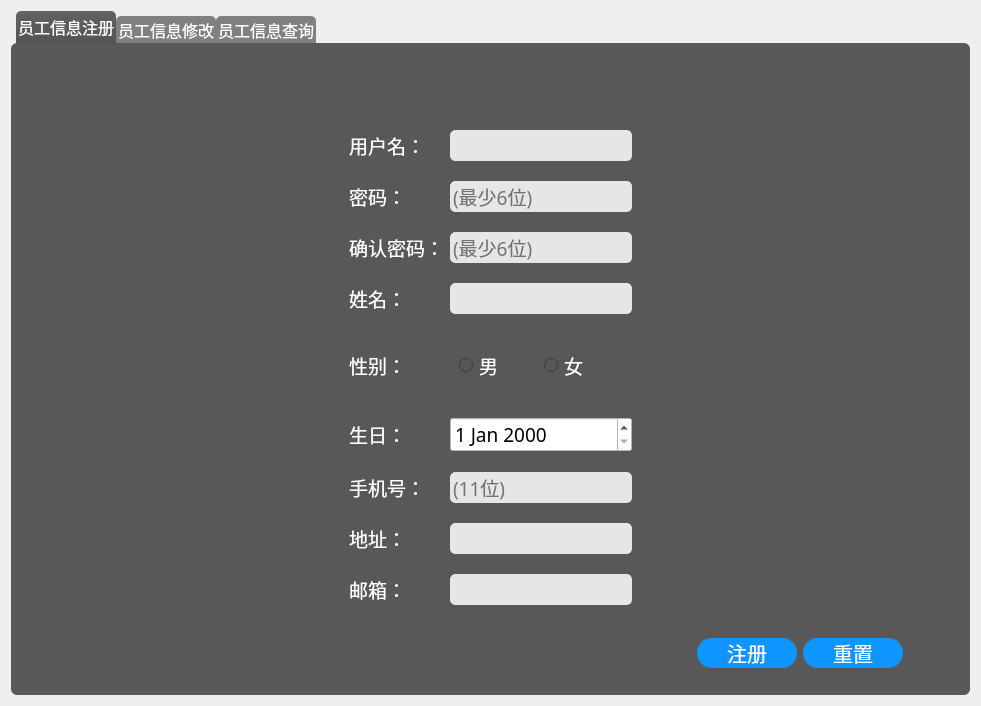
<?xml version="1.0" encoding="UTF-8"?>
<ui version="4.0">
 <class>KEmployeeWidget</class>
 <widget class="QWidget" name="KEmployeeWidget">
  <property name="geometry">
   <rect>
    <x>0</x>
    <y>0</y>
    <width>981</width>
    <height>676</height>
   </rect>
  </property>
  <property name="minimumSize">
   <size>
    <width>0</width>
    <height>0</height>
   </size>
  </property>
  <property name="windowTitle">
   <string>Form</string>
  </property>
  <layout class="QVBoxLayout" name="verticalLayout_5">
   <item>
    <widget class="QTabWidget" name="tabWidget">
     <property name="font">
      <font>
       <family>微软雅黑</family>
       <pointsize>12</pointsize>
      </font>
     </property>
     <property name="styleSheet">
      <string notr="true">
/*QTabWidget*/
QTabWidget::pane{
border:none;
}

QTabWidget::tab-bar {
     left: 5px;
}

QTabBar::tab {
     background: gray;
     /*border: 2px solid #C4C4C3;*/
     border-bottom-color: #C2C7CB;
     border-top-left-radius: 5px;
     border-top-right-radius: 5px;
     min-width: 80px;
	 min-height: 20px;
     padding: 2px;
	 color:white
 }

QTabWidget
{
	border-color:white;
}

QTabBar::tab:selected{
    background:qlineargradient(spread:pad,x1:0,y1:0,x2:0,y2:1,stop:0 #626262,stop:1 #545454);
}

QTabBar::tab:!selected{
    margin-top:5px;
}
/*下属界面*/
#tab,#tab_2,#tab_3{
    /*background:qlineargradient(spread:pad,x1:0,y1:0,x2:0,y2:1,stop:0 #626262,stop:1 #545454);*/
	
	background-color: rgb(88, 88, 88);
    border-radius:6px;
}



</string>
     </property>
     <property name="currentIndex">
      <number>0</number>
     </property>
     <widget class="QWidget" name="tab">
      <attribute name="title">
       <string>员工信息注册</string>
      </attribute>
      <layout class="QHBoxLayout" name="horizontalLayout_8" stretch="0">
       <item>
        <widget class="QWidget" name="widget_10" native="true">
         <property name="styleSheet">
          <string notr="true">QWidget
{
	background-color:rgb(88,88,88);
	color:white;
}

QLineEdit
{
	border: 1px solid rgb(230,230,230);
	border-radius: 5px;
	background: rgb(230,230,230);
	selection-background-color: darkgray;
	color:black;
}

QDateEdit
{
	color:black;
	background-color:white
}</string>
         </property>
         <layout class="QVBoxLayout" name="verticalLayout">
          <item>
           <spacer name="verticalSpacer">
            <property name="orientation">
             <enum>Qt::Vertical</enum>
            </property>
            <property name="sizeType">
             <enum>QSizePolicy::Fixed</enum>
            </property>
            <property name="sizeHint" stdset="0">
             <size>
              <width>20</width>
              <height>51</height>
             </size>
            </property>
           </spacer>
          </item>
          <item>
           <widget class="QWidget" name="widget_3" native="true">
            <property name="minimumSize">
             <size>
              <width>0</width>
              <height>0</height>
             </size>
            </property>
            <layout class="QHBoxLayout" name="horizontalLayout_3" stretch="1,1,1">
             <item>
              <spacer name="horizontalSpacer_2">
               <property name="orientation">
                <enum>Qt::Horizontal</enum>
               </property>
               <property name="sizeHint" stdset="0">
                <size>
                 <width>40</width>
                 <height>20</height>
                </size>
               </property>
              </spacer>
             </item>
             <item>
              <widget class="QWidget" name="widget_6" native="true">
               <property name="sizePolicy">
                <sizepolicy hsizetype="Preferred" vsizetype="Preferred">
                 <horstretch>0</horstretch>
                 <verstretch>0</verstretch>
                </sizepolicy>
               </property>
               <property name="minimumSize">
                <size>
                 <width>0</width>
                 <height>0</height>
                </size>
               </property>
               <layout class="QGridLayout" name="gridLayout" rowstretch="1,1,1,1,1,1,1,1,1">
                <property name="verticalSpacing">
                 <number>20</number>
                </property>
                <item row="4" column="1">
                 <widget class="QWidget" name="widget" native="true">
                  <layout class="QHBoxLayout" name="horizontalLayout">
                   <item>
                    <widget class="QRadioButton" name="radioButtonRegisterMale">
                     <property name="font">
                      <font>
                       <family>微软雅黑</family>
                       <pointsize>14</pointsize>
                      </font>
                     </property>
                     <property name="text">
                      <string>男</string>
                     </property>
                    </widget>
                   </item>
                   <item>
                    <widget class="QRadioButton" name="radioButtonRegisterFemale">
                     <property name="font">
                      <font>
                       <family>微软雅黑</family>
                       <pointsize>14</pointsize>
                      </font>
                     </property>
                     <property name="text">
                      <string>女</string>
                     </property>
                    </widget>
                   </item>
                  </layout>
                 </widget>
                </item>
                <item row="7" column="0">
                 <widget class="QLabel" name="label_8">
                  <property name="font">
                   <font>
                    <family>微软雅黑</family>
                    <pointsize>14</pointsize>
                   </font>
                  </property>
                  <property name="text">
                   <string>地址：</string>
                  </property>
                 </widget>
                </item>
                <item row="1" column="0">
                 <widget class="QLabel" name="label_2">
                  <property name="font">
                   <font>
                    <family>微软雅黑</family>
                    <pointsize>14</pointsize>
                   </font>
                  </property>
                  <property name="text">
                   <string>密码：</string>
                  </property>
                 </widget>
                </item>
                <item row="2" column="1">
                 <widget class="QLineEdit" name="lineEditRegisterPasswordTwo">
                  <property name="font">
                   <font>
                    <family>微软雅黑</family>
                    <pointsize>14</pointsize>
                   </font>
                  </property>
                  <property name="echoMode">
                   <enum>QLineEdit::Password</enum>
                  </property>
                  <property name="placeholderText">
                   <string>(最少6位)</string>
                  </property>
                 </widget>
                </item>
                <item row="0" column="0">
                 <widget class="QLabel" name="label">
                  <property name="font">
                   <font>
                    <family>微软雅黑</family>
                    <pointsize>14</pointsize>
                   </font>
                  </property>
                  <property name="text">
                   <string>用户名：</string>
                  </property>
                 </widget>
                </item>
                <item row="3" column="1">
                 <widget class="QLineEdit" name="lineEditRegisterName">
                  <property name="font">
                   <font>
                    <family>微软雅黑</family>
                    <pointsize>14</pointsize>
                   </font>
                  </property>
                 </widget>
                </item>
                <item row="3" column="0">
                 <widget class="QLabel" name="label_4">
                  <property name="font">
                   <font>
                    <family>微软雅黑</family>
                    <pointsize>14</pointsize>
                   </font>
                  </property>
                  <property name="text">
                   <string>姓名：</string>
                  </property>
                 </widget>
                </item>
                <item row="0" column="1">
                 <widget class="QLineEdit" name="lineEditRegisterUserName">
                  <property name="font">
                   <font>
                    <family>微软雅黑</family>
                    <pointsize>14</pointsize>
                   </font>
                  </property>
                 </widget>
                </item>
                <item row="2" column="0">
                 <widget class="QLabel" name="label_3">
                  <property name="font">
                   <font>
                    <family>微软雅黑</family>
                    <pointsize>14</pointsize>
                   </font>
                  </property>
                  <property name="text">
                   <string>确认密码：</string>
                  </property>
                 </widget>
                </item>
                <item row="1" column="1">
                 <widget class="QLineEdit" name="lineEditRegisterPasswordOne">
                  <property name="font">
                   <font>
                    <family>微软雅黑</family>
                    <pointsize>14</pointsize>
                   </font>
                  </property>
                  <property name="echoMode">
                   <enum>QLineEdit::Password</enum>
                  </property>
                  <property name="placeholderText">
                   <string>(最少6位)</string>
                  </property>
                 </widget>
                </item>
                <item row="6" column="0">
                 <widget class="QLabel" name="label_5">
                  <property name="font">
                   <font>
                    <family>微软雅黑</family>
                    <pointsize>14</pointsize>
                   </font>
                  </property>
                  <property name="text">
                   <string>手机号：</string>
                  </property>
                 </widget>
                </item>
                <item row="7" column="1">
                 <widget class="QLineEdit" name="lineEditRegisterAdress">
                  <property name="font">
                   <font>
                    <family>微软雅黑</family>
                    <pointsize>14</pointsize>
                   </font>
                  </property>
                 </widget>
                </item>
                <item row="5" column="1">
                 <widget class="QDateEdit" name="dateEditRegisterBirthday">
                  <property name="font">
                   <font>
                    <family>微软雅黑</family>
                    <pointsize>14</pointsize>
                   </font>
                  </property>
                  <property name="styleSheet">
                   <string notr="true">QCalendarWidget QTableView 
{
	font: 10pt &quot;微软雅黑&quot;;
	color:black;
    alternate-background-color: rgb(200,200,200);	
	background-color: rgb(255,255,255); 
}

QToolButton#qt_calendar_monthbutton,#qt_calendar_yearbutton
{
	background-color: rgb(51,51,51); 
	color: rgb(255,255,255); 
	font: 10pt &quot;微软雅黑&quot;;
}


QSpinBox
{
	background-color: rgb(51,51,51); 
	color: rgb(255,255,255); 
	font: 10pt &quot;微软雅黑&quot;;
	border:0px;
}

QCalendarWidget QWidget#qt_calendar_navigationbar
{
	background-color: rgb(51,51,51); 
}

QToolButton
{
	background-color: rgb(51,51,51); 
}

QCalendarWidget QAbstractItemView:disabled { color: rgb(120,120,120); }</string>
                  </property>
                 </widget>
                </item>
                <item row="4" column="0">
                 <widget class="QLabel" name="label_6">
                  <property name="font">
                   <font>
                    <family>微软雅黑</family>
                    <pointsize>14</pointsize>
                   </font>
                  </property>
                  <property name="text">
                   <string>性别：</string>
                  </property>
                 </widget>
                </item>
                <item row="5" column="0">
                 <widget class="QLabel" name="label_7">
                  <property name="font">
                   <font>
                    <family>微软雅黑</family>
                    <pointsize>14</pointsize>
                   </font>
                  </property>
                  <property name="text">
                   <string>生日：</string>
                  </property>
                 </widget>
                </item>
                <item row="8" column="0">
                 <widget class="QLabel" name="label_9">
                  <property name="font">
                   <font>
                    <family>微软雅黑</family>
                    <pointsize>14</pointsize>
                   </font>
                  </property>
                  <property name="text">
                   <string>邮箱：</string>
                  </property>
                 </widget>
                </item>
                <item row="6" column="1">
                 <widget class="QLineEdit" name="lineEditRegisterPhoneNumber">
                  <property name="font">
                   <font>
                    <family>微软雅黑</family>
                    <pointsize>14</pointsize>
                   </font>
                  </property>
                  <property name="placeholderText">
                   <string>(11位)</string>
                  </property>
                 </widget>
                </item>
                <item row="8" column="1">
                 <widget class="QLineEdit" name="lineEditRegisterEMail">
                  <property name="font">
                   <font>
                    <family>微软雅黑</family>
                    <pointsize>14</pointsize>
                   </font>
                  </property>
                 </widget>
                </item>
               </layout>
              </widget>
             </item>
             <item>
              <spacer name="horizontalSpacer_3">
               <property name="orientation">
                <enum>Qt::Horizontal</enum>
               </property>
               <property name="sizeHint" stdset="0">
                <size>
                 <width>40</width>
                 <height>20</height>
                </size>
               </property>
              </spacer>
             </item>
            </layout>
           </widget>
          </item>
          <item alignment="Qt::AlignRight">
           <widget class="QWidget" name="widget_2" native="true">
            <layout class="QHBoxLayout" name="horizontalLayout_2">
             <item>
              <widget class="QPushButton" name="pushButtonRegister">
               <property name="minimumSize">
                <size>
                 <width>100</width>
                 <height>0</height>
                </size>
               </property>
               <property name="font">
                <font>
                 <family>Microsoft Yahei</family>
                 <pointsize>-1</pointsize>
                 <weight>50</weight>
                 <italic>false</italic>
                 <bold>false</bold>
                </font>
               </property>
               <property name="styleSheet">
                <string notr="true">QPushButton
{
    font-family:Microsoft Yahei;
    font:20px;
    color:white;
    background-color:rgb(14 , 150 , 254);
    border-radius:15px;
    height:30px;
    width:30px;
}

QPushButton:hover
{
    background-color:rgb(44 , 137 , 255);
}

QPushButton:pressed
{
    background-color:rgb(14 , 135 , 228);
    padding-left:3px;
    padding-top:3px;
}
</string>
               </property>
               <property name="text">
                <string>注册</string>
               </property>
              </widget>
             </item>
             <item>
              <widget class="QPushButton" name="pushButtonRegisterClean">
               <property name="minimumSize">
                <size>
                 <width>100</width>
                 <height>0</height>
                </size>
               </property>
               <property name="font">
                <font>
                 <family>Microsoft Yahei</family>
                 <pointsize>-1</pointsize>
                 <weight>50</weight>
                 <italic>false</italic>
                 <bold>false</bold>
                </font>
               </property>
               <property name="styleSheet">
                <string notr="true">QPushButton
{
    font-family:Microsoft Yahei;
    font:20px;
    color:white;
    background-color:rgb(14 , 150 , 254);
    border-radius:15px;
    height:30px;
    width:30px;
}

QPushButton:hover
{
    background-color:rgb(44 , 137 , 255);
}

QPushButton:pressed
{
    background-color:rgb(14 , 135 , 228);
    padding-left:3px;
    padding-top:3px;
}
</string>
               </property>
               <property name="text">
                <string>重置</string>
               </property>
              </widget>
             </item>
             <item>
              <spacer name="horizontalSpacer">
               <property name="orientation">
                <enum>Qt::Horizontal</enum>
               </property>
               <property name="sizeHint" stdset="0">
                <size>
                 <width>40</width>
                 <height>20</height>
                </size>
               </property>
              </spacer>
             </item>
            </layout>
           </widget>
          </item>
         </layout>
        </widget>
       </item>
      </layout>
     </widget>
     <widget class="QWidget" name="tab_2">
      <attribute name="title">
       <string>员工信息修改</string>
      </attribute>
      <layout class="QHBoxLayout" name="horizontalLayout_9" stretch="0">
       <item>
        <widget class="QWidget" name="widget_11" native="true">
         <property name="styleSheet">
          <string notr="true">QWidget
{
	background-color:rgb(88,88,88);
	color:white;
}

QLineEdit
{
	border: 1px solid rgb(230,230,230);
	border-radius: 5px;
	background: rgb(230,230,230);
	selection-background-color: darkgray;
	color:black;
}

QDateEdit
{
	color:black;
	background-color:white
}

QComboBox
{
	color:black;
	background-color:white
}</string>
         </property>
         <layout class="QVBoxLayout" name="verticalLayout_2">
          <item alignment="Qt::AlignLeft">
           <widget class="QWidget" name="widget_9" native="true">
            <property name="minimumSize">
             <size>
              <width>0</width>
              <height>51</height>
             </size>
            </property>
            <property name="maximumSize">
             <size>
              <width>16777215</width>
              <height>51</height>
             </size>
            </property>
            <layout class="QHBoxLayout" name="horizontalLayout_7">
             <item>
              <widget class="QLabel" name="label_19">
               <property name="font">
                <font>
                 <family>微软雅黑</family>
                 <pointsize>14</pointsize>
                </font>
               </property>
               <property name="text">
                <string>选择员工：</string>
               </property>
              </widget>
             </item>
             <item>
              <widget class="QComboBox" name="comboBoxUpdate">
               <property name="minimumSize">
                <size>
                 <width>230</width>
                 <height>0</height>
                </size>
               </property>
               <property name="font">
                <font>
                 <family>微软雅黑</family>
                 <pointsize>14</pointsize>
                </font>
               </property>
               <property name="styleSheet">
                <string notr="true">
QComboBox
{
	border-radius:5px;
	background-color:rgba(230,230,230);
    color:rgb(0, 0, 0);
    border:0px ;

}

/*点击combox的样式*/
QComboBox:on
{
	border-radius:5px;
	background-color:gray;
    color:rgb(0, 0, 0);
}
/*下拉框的样式*/
QComboBox QAbstractItemView 
{
    outline: 0px solid gray;  /*取消选中虚线*/
    color: rgb(255,255,255);
    background-color: rgb(45,45,45);   
    selection-background-color: rgb(90,90,90);   
}

/*选中每一项的字体颜色和背景颜色*/
QComboBox QAbstractItemView::item:selected 
{
    color: rgb(31,163,246);
	background-color: rgb(90,90,90); 
}

 /*下拉箭头的边框*/
QComboBox::drop-down 
{
	border:none;
}
 /*下拉箭头样式*/
QComboBox::down-arrow 
{
    right:10px;/*控制箭头左右偏移*/

    width: 18px;  
    height: 18px; 
    image: url(:/image/down.png);
}
</string>
               </property>
              </widget>
             </item>
             <item>
              <widget class="QPushButton" name="pushButtonUpdateQuery">
               <property name="minimumSize">
                <size>
                 <width>100</width>
                 <height>0</height>
                </size>
               </property>
               <property name="font">
                <font>
                 <family>Microsoft Yahei</family>
                 <pointsize>-1</pointsize>
                 <weight>50</weight>
                 <italic>false</italic>
                 <bold>false</bold>
                </font>
               </property>
               <property name="styleSheet">
                <string notr="true">QPushButton
{
    font-family:Microsoft Yahei;
    font:20px;
    color:white;
    background-color:rgb(14 , 150 , 254);
    border-radius:15px;
    height:30px;
    width:30px;
}

QPushButton:hover
{
    background-color:rgb(44 , 137 , 255);
}

QPushButton:pressed
{
    background-color:rgb(14 , 135 , 228);
    padding-left:3px;
    padding-top:3px;
}
</string>
               </property>
               <property name="text">
                <string> 查询</string>
               </property>
              </widget>
             </item>
            </layout>
           </widget>
          </item>
          <item>
           <widget class="QWidget" name="widget_4" native="true">
            <property name="minimumSize">
             <size>
              <width>0</width>
              <height>0</height>
             </size>
            </property>
            <layout class="QHBoxLayout" name="horizontalLayout_4" stretch="1,1,1">
             <item>
              <spacer name="horizontalSpacer_4">
               <property name="orientation">
                <enum>Qt::Horizontal</enum>
               </property>
               <property name="sizeHint" stdset="0">
                <size>
                 <width>40</width>
                 <height>20</height>
                </size>
               </property>
              </spacer>
             </item>
             <item>
              <widget class="QWidget" name="widget_7" native="true">
               <property name="sizePolicy">
                <sizepolicy hsizetype="Preferred" vsizetype="Preferred">
                 <horstretch>0</horstretch>
                 <verstretch>0</verstretch>
                </sizepolicy>
               </property>
               <property name="minimumSize">
                <size>
                 <width>0</width>
                 <height>0</height>
                </size>
               </property>
               <layout class="QGridLayout" name="gridLayout_2">
                <property name="verticalSpacing">
                 <number>20</number>
                </property>
                <item row="4" column="1">
                 <widget class="QWidget" name="widget_5" native="true">
                  <layout class="QHBoxLayout" name="horizontalLayout_5">
                   <item>
                    <widget class="QRadioButton" name="radioButtonUpdateMale">
                     <property name="font">
                      <font>
                       <family>微软雅黑</family>
                       <pointsize>14</pointsize>
                      </font>
                     </property>
                     <property name="text">
                      <string>男</string>
                     </property>
                    </widget>
                   </item>
                   <item>
                    <widget class="QRadioButton" name="radioButtonUpdateFemale">
                     <property name="font">
                      <font>
                       <family>微软雅黑</family>
                       <pointsize>14</pointsize>
                      </font>
                     </property>
                     <property name="text">
                      <string>女</string>
                     </property>
                    </widget>
                   </item>
                  </layout>
                 </widget>
                </item>
                <item row="7" column="0">
                 <widget class="QLabel" name="label_10">
                  <property name="font">
                   <font>
                    <family>微软雅黑</family>
                    <pointsize>14</pointsize>
                   </font>
                  </property>
                  <property name="text">
                   <string>地址：</string>
                  </property>
                 </widget>
                </item>
                <item row="1" column="0">
                 <widget class="QLabel" name="label_11">
                  <property name="font">
                   <font>
                    <family>微软雅黑</family>
                    <pointsize>14</pointsize>
                   </font>
                  </property>
                  <property name="text">
                   <string>密码：</string>
                  </property>
                 </widget>
                </item>
                <item row="2" column="1">
                 <widget class="QLineEdit" name="lineEditUpdatePasswordTwo">
                  <property name="font">
                   <font>
                    <family>微软雅黑</family>
                    <pointsize>14</pointsize>
                   </font>
                  </property>
                  <property name="echoMode">
                   <enum>QLineEdit::Password</enum>
                  </property>
                  <property name="placeholderText">
                   <string>(最少6位)</string>
                  </property>
                 </widget>
                </item>
                <item row="0" column="0">
                 <widget class="QLabel" name="label_12">
                  <property name="font">
                   <font>
                    <family>微软雅黑</family>
                    <pointsize>14</pointsize>
                   </font>
                  </property>
                  <property name="text">
                   <string>用户名：</string>
                  </property>
                 </widget>
                </item>
                <item row="3" column="1">
                 <widget class="QLineEdit" name="lineEditUpdateName">
                  <property name="font">
                   <font>
                    <family>微软雅黑</family>
                    <pointsize>14</pointsize>
                   </font>
                  </property>
                 </widget>
                </item>
                <item row="3" column="0">
                 <widget class="QLabel" name="label_13">
                  <property name="font">
                   <font>
                    <family>微软雅黑</family>
                    <pointsize>14</pointsize>
                   </font>
                  </property>
                  <property name="text">
                   <string>姓名：</string>
                  </property>
                 </widget>
                </item>
                <item row="0" column="1">
                 <widget class="QLineEdit" name="lineEditUpdateUserName">
                  <property name="font">
                   <font>
                    <family>微软雅黑</family>
                    <pointsize>14</pointsize>
                   </font>
                  </property>
                 </widget>
                </item>
                <item row="2" column="0">
                 <widget class="QLabel" name="label_14">
                  <property name="font">
                   <font>
                    <family>微软雅黑</family>
                    <pointsize>14</pointsize>
                   </font>
                  </property>
                  <property name="text">
                   <string>确认密码：</string>
                  </property>
                 </widget>
                </item>
                <item row="1" column="1">
                 <widget class="QLineEdit" name="lineEditUpdatePasswordOne">
                  <property name="font">
                   <font>
                    <family>微软雅黑</family>
                    <pointsize>14</pointsize>
                   </font>
                  </property>
                  <property name="echoMode">
                   <enum>QLineEdit::Password</enum>
                  </property>
                  <property name="placeholderText">
                   <string>(最少6位)</string>
                  </property>
                 </widget>
                </item>
                <item row="6" column="0">
                 <widget class="QLabel" name="label_15">
                  <property name="font">
                   <font>
                    <family>微软雅黑</family>
                    <pointsize>14</pointsize>
                   </font>
                  </property>
                  <property name="text">
                   <string>手机号：</string>
                  </property>
                 </widget>
                </item>
                <item row="7" column="1">
                 <widget class="QLineEdit" name="lineEditUpdateAdress">
                  <property name="font">
                   <font>
                    <family>微软雅黑</family>
                    <pointsize>14</pointsize>
                   </font>
                  </property>
                 </widget>
                </item>
                <item row="5" column="1">
                 <widget class="QDateEdit" name="dateEditUpdateBirthday">
                  <property name="font">
                   <font>
                    <family>微软雅黑</family>
                    <pointsize>14</pointsize>
                   </font>
                  </property>
                  <property name="styleSheet">
                   <string notr="true">QCalendarWidget QTableView 
{
	font: 10pt &quot;微软雅黑&quot;;
	color:black;
    alternate-background-color: rgb(200,200,200);	
	background-color: rgb(255,255,255); 
}

QToolButton#qt_calendar_monthbutton,#qt_calendar_yearbutton
{
	background-color: rgb(51,51,51); 
	color: rgb(255,255,255); 
	font: 10pt &quot;微软雅黑&quot;;
}


QSpinBox
{
	background-color: rgb(51,51,51); 
	color: rgb(255,255,255); 
	font: 10pt &quot;微软雅黑&quot;;
	border:0px;
}

QCalendarWidget QWidget#qt_calendar_navigationbar
{
	background-color: rgb(51,51,51); 
}

QToolButton
{
	background-color: rgb(51,51,51); 
}

QCalendarWidget QAbstractItemView:disabled { color: rgb(120,120,120); }</string>
                  </property>
                 </widget>
                </item>
                <item row="4" column="0">
                 <widget class="QLabel" name="label_16">
                  <property name="font">
                   <font>
                    <family>微软雅黑</family>
                    <pointsize>14</pointsize>
                   </font>
                  </property>
                  <property name="text">
                   <string>性别：</string>
                  </property>
                 </widget>
                </item>
                <item row="5" column="0">
                 <widget class="QLabel" name="label_17">
                  <property name="font">
                   <font>
                    <family>微软雅黑</family>
                    <pointsize>14</pointsize>
                   </font>
                  </property>
                  <property name="text">
                   <string>生日：</string>
                  </property>
                 </widget>
                </item>
                <item row="8" column="0">
                 <widget class="QLabel" name="label_18">
                  <property name="font">
                   <font>
                    <family>微软雅黑</family>
                    <pointsize>14</pointsize>
                   </font>
                  </property>
                  <property name="text">
                   <string>邮箱：</string>
                  </property>
                 </widget>
                </item>
                <item row="6" column="1">
                 <widget class="QLineEdit" name="lineEditUpdatePhoneNumber">
                  <property name="font">
                   <font>
                    <family>微软雅黑</family>
                    <pointsize>14</pointsize>
                   </font>
                  </property>
                  <property name="placeholderText">
                   <string>(11位)</string>
                  </property>
                 </widget>
                </item>
                <item row="8" column="1">
                 <widget class="QLineEdit" name="lineEditUpdateEMail">
                  <property name="font">
                   <font>
                    <family>微软雅黑</family>
                    <pointsize>14</pointsize>
                   </font>
                  </property>
                 </widget>
                </item>
               </layout>
              </widget>
             </item>
             <item>
              <spacer name="horizontalSpacer_5">
               <property name="orientation">
                <enum>Qt::Horizontal</enum>
               </property>
               <property name="sizeHint" stdset="0">
                <size>
                 <width>40</width>
                 <height>20</height>
                </size>
               </property>
              </spacer>
             </item>
            </layout>
           </widget>
          </item>
          <item alignment="Qt::AlignRight">
           <widget class="QWidget" name="widget_8" native="true">
            <layout class="QHBoxLayout" name="horizontalLayout_6">
             <item>
              <widget class="QPushButton" name="pushButtonUpdate">
               <property name="minimumSize">
                <size>
                 <width>100</width>
                 <height>0</height>
                </size>
               </property>
               <property name="font">
                <font>
                 <family>Microsoft Yahei</family>
                 <pointsize>-1</pointsize>
                 <weight>50</weight>
                 <italic>false</italic>
                 <bold>false</bold>
                </font>
               </property>
               <property name="styleSheet">
                <string notr="true">QPushButton
{
    font-family:Microsoft Yahei;
    font:20px;
    color:white;
    background-color:rgb(14 , 150 , 254);
    border-radius:15px;
    height:30px;
    width:30px;
}

QPushButton:hover
{
    background-color:rgb(44 , 137 , 255);
}

QPushButton:pressed
{
    background-color:rgb(14 , 135 , 228);
    padding-left:3px;
    padding-top:3px;
}
</string>
               </property>
               <property name="text">
                <string>修改</string>
               </property>
              </widget>
             </item>
             <item>
              <widget class="QPushButton" name="pushButtonUpdateClean">
               <property name="minimumSize">
                <size>
                 <width>100</width>
                 <height>0</height>
                </size>
               </property>
               <property name="font">
                <font>
                 <family>Microsoft Yahei</family>
                 <pointsize>-1</pointsize>
                 <weight>50</weight>
                 <italic>false</italic>
                 <bold>false</bold>
                </font>
               </property>
               <property name="styleSheet">
                <string notr="true">QPushButton
{
    font-family:Microsoft Yahei;
    font:20px;
    color:white;
    background-color:rgb(14 , 150 , 254);
    border-radius:15px;
    height:30px;
    width:30px;
}

QPushButton:hover
{
    background-color:rgb(44 , 137 , 255);
}

QPushButton:pressed
{
    background-color:rgb(14 , 135 , 228);
    padding-left:3px;
    padding-top:3px;
}
</string>
               </property>
               <property name="text">
                <string>重置</string>
               </property>
              </widget>
             </item>
             <item>
              <spacer name="horizontalSpacer_6">
               <property name="orientation">
                <enum>Qt::Horizontal</enum>
               </property>
               <property name="sizeHint" stdset="0">
                <size>
                 <width>40</width>
                 <height>20</height>
                </size>
               </property>
              </spacer>
             </item>
            </layout>
           </widget>
          </item>
         </layout>
        </widget>
       </item>
      </layout>
     </widget>
     <widget class="QWidget" name="tab_3">
      <attribute name="title">
       <string>员工信息查询</string>
      </attribute>
      <layout class="QVBoxLayout" name="verticalLayout_4">
       <item>
        <widget class="QWidget" name="widget_12" native="true">
         <property name="styleSheet">
          <string notr="true">QWidget
{
	background-color:rgb(88,88,88);
	color:white;
}</string>
         </property>
         <layout class="QVBoxLayout" name="verticalLayout_3">
          <item>
           <widget class="KTableView" name="tableView">
            <property name="styleSheet">
             <string notr="true">
QTableView{
    color: rgb(0, 0, 0);
    border: 0px solid #C07010;          /*边框颜色*/
    gridline-color:#C07010;             /*grid线颜色*/
    background-color: rgb(220, 220, 220);
    alternate-background-color: rgb(200, 200, 200); /*行交替颜色*/
    selection-background-color: rgb(130, 190, 100); /*选中行背景颜色*/
	border-radius: 9px;
}
 
QTableView::item:!alternate:!selected{
    background-color: rgb(220, 220, 220);    /*交替行的另一颜色*/
}

QHeaderView::section{
    background: qlineargradient(spread:pad, x1:0, y1:0, x2:0, y2:1, stop:0 rgba(80, 80, 80, 255), stop:1 rgba(30, 30, 30, 255));
    color: rgb(240, 240, 240);
    padding-left: 4px;
    border: 1px solid #C07010;
    min-height: 30px;
}</string>
            </property>
           </widget>
          </item>
          <item alignment="Qt::AlignRight">
           <widget class="QPushButton" name="pushButtonDelete">
            <property name="minimumSize">
             <size>
              <width>200</width>
              <height>0</height>
             </size>
            </property>
            <property name="font">
             <font>
              <family>Microsoft Yahei</family>
              <pointsize>-1</pointsize>
              <weight>50</weight>
              <italic>false</italic>
              <bold>false</bold>
             </font>
            </property>
            <property name="styleSheet">
             <string notr="true">QPushButton
{
    font-family:Microsoft Yahei;
    font:20px;
    color:white;
    background-color:rgb(14 , 150 , 254);
    border-radius:15px;
    height:30px;
    width:30px;
}

QPushButton:hover
{
    background-color:rgb(44 , 137 , 255);
}

QPushButton:pressed
{
    background-color:rgb(14 , 135 , 228);
    padding-left:3px;
    padding-top:3px;
}
</string>
            </property>
            <property name="text">
             <string>删除员工</string>
            </property>
           </widget>
          </item>
         </layout>
        </widget>
       </item>
      </layout>
     </widget>
    </widget>
   </item>
  </layout>
 </widget>
 <customwidgets>
  <customwidget>
   <class>KTableView</class>
   <extends>QTableView</extends>
   <header>ktableview.h</header>
  </customwidget>
 </customwidgets>
 <resources/>
 <connections/>
</ui>
